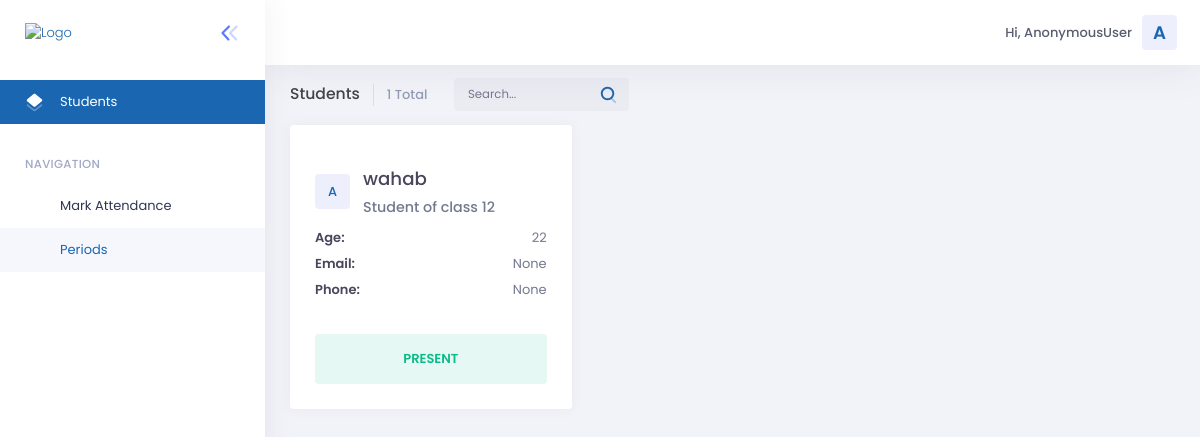
Screenshot of /all_attendances/30 with the database file from the repository.
### attendance/models.py (models this page shows, shortened)
class Attendance(models.Model):
    period = models.ForeignKey(Period,  on_delete=models.CASCADE)
    student = models.ForeignKey(Student,  on_delete=models.CASCADE)
    timestamp = models.DateTimeField(auto_now_add = True)

class Student(models.Model):
    name = models.CharField(blank=True , null=True, max_length=50)
    age = models.IntegerField(blank = True , null = True)
    student_class = models.IntegerField(blank = True , null = True)
    image = models.CharField(blank=True , null=True, max_length=500)
    email = models.CharField(blank=True , null=True, max_length=50)
    phone  = models.CharField(blank=True , null=True, max_length=50)

### attendance/views.py (the view)
# urls.py: path('all_attendances/<str:id>', views.all_attendances, name="all_attendances"),
@csrf_exempt
def all_attendances(request , id):
	data = {}
	attendances = Attendance.objects.filter(period_id = id)
	print(attendances)
	data['attendances']	= 	attendances
	return render(request , 'all_attendances.html' , data)

### templates/all_attendances.html (shortened to what this page needs)
{% extends 'base.html' %}
{% block body %}
<div class="kt-content  kt-grid__item kt-grid__item--fluid kt-grid kt-grid--hor" id="kt_content">
						<div class="kt-subheader   kt-grid__item" id="kt_subheader">
							<div class="kt-container  kt-container--fluid ">
								<div class="kt-subheader__main">
									<h3 class="kt-subheader__title">
										Students
									</h3>
									<div class="kt-subheader__group" id="kt_subheader_search">
										<span class="kt-subheader__desc" id="kt_subheader_total">
											{{attendances|length}} Total </span>
										<form class="kt-margin-l-20" id="kt_subheader_search_form">
											<div class="kt-input-icon kt-input-icon--right kt-subheader__search">
												<input type="text" class="form-control" placeholder="Search..." id="generalSearch">
												<span class="kt-input-icon__icon kt-input-icon__icon--right">
													<span>
													</span>
												</span>
											</div>
										</form>
									</div>
								</div>
							</div>
						</div>
						<div class="kt-container  kt-container--fluid  kt-grid__item kt-grid__item--fluid">
							<div class="row">
                                {% for attendance in  attendances %}
								<div class="col-xl-3 col-lg-4 col-md-6">
									<div class="kt-portlet kt-portlet--height-fluid">
										<div class="kt-portlet__head kt-portlet__head--noborder">
										</div>
										<div class="kt-portlet__body">
											<div class="kt-widget kt-widget--user-profile-2">
												<div class="kt-widget__head">
													<div class="kt-widget__media">
														<span class="kt-badge kt-badge--username kt-badge--unified-primary kt-badge--lg kt-badge--rounded kt-badge--bold">A</span>
													</div>
													<div class="kt-widget__info">
														<a href="#" class="kt-widget__username">
															{{attendance.student.name}}
														</a>
														<span class="kt-widget__desc">
															Student of class {{attendance.student.student_class}}
														</span>
													</div>
												</div>
												<div class="kt-widget__body">
													<div class="kt-widget__item">
                                                        <div class="kt-widget__contact">
															<span class="kt-widget__label">Age:</span>
															<span class="kt-widget__data">{{attendance.student.age}}</span>
														</div>
														<div class="kt-widget__contact">
															<span class="kt-widget__label">Email:</span>
															<a href="#" class="kt-widget__data">{{attendance.student.email}}</a>
														</div>
														<div class="kt-widget__contact">
															<span class="kt-widget__label">Phone:</span>
															<a href="#" class="kt-widget__data">{{attendance.student.phone}}</a>
														</div>
													</div>
												</div>
												<div class="kt-widget__footer">
													<button type="button" class="btn btn-label-success btn-lg btn-upper">Present</button>
												</div>
											</div>
										</div>
									</div>
								</div>
								{% endfor %}
							</div>
						</div>
					</div>
{% endblock body %}

### rows the page displays
Attendance: student.name "wahab", student.student_class "12", student.age "22", student.email "None", student.phone "None"

### other values shown
{{ request.user }} "AnonymousUser"
{{ attendances|length }} "1"
